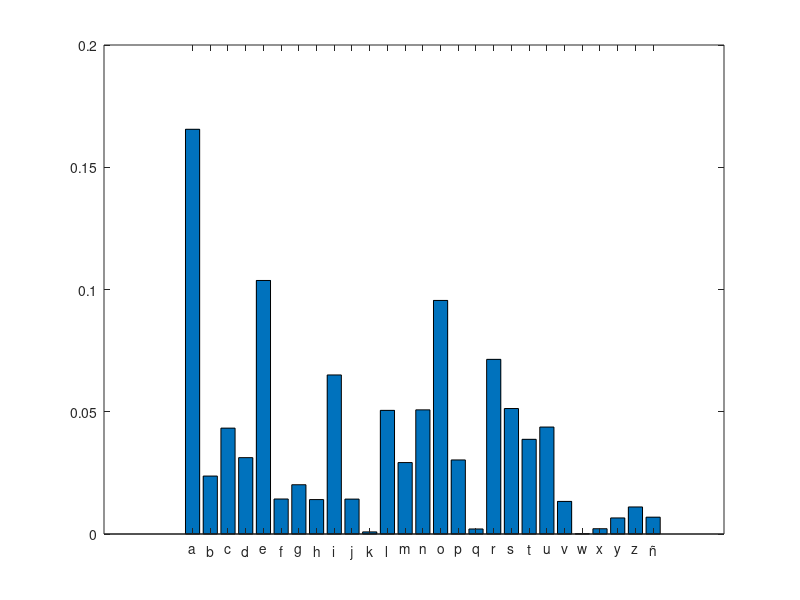
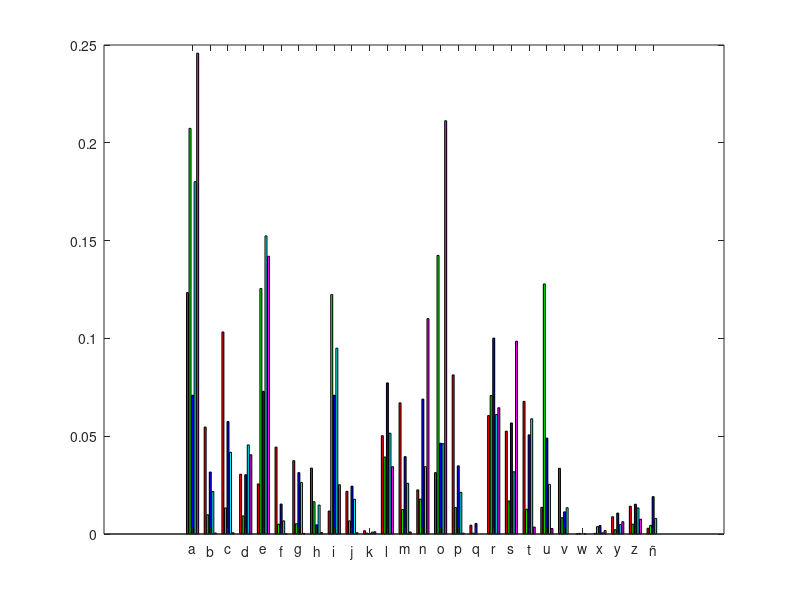

MATLAB code for these plots, in order:
## EL5857 Aprendizaje Automático
## (C) 2022 Pablo Alvarado
## Material para la Lección 04

## En esta práctica se deberán calcular y graficar algunas
## probabilidades de letras en palabras de 5 letras en español.

## Cargar todas las palabras de 5 letras como un cell array.
## Ese archivo ha sido limpiado de caracteres extraños como espacios,
## paréntesis, o la letra O.
fid=fopen("palabras5ascii.txt");
O=textscan(fid,'%s');
fclose(fid);

## Por algún motivo, a todas las palabras excepto la última se les
## pone un espacio al final.  La siguiente línea pega todas las
## palabras en una sola línea, donde cada palabra ocupa 6 caracteres,
## siendo el último un espacio.
S=[double(strjoin({O{1,1}{:}})) 32];

## La ñ está codificada como N que no calza en la secuencia.  La vamos
## a pasar al 123 que es '}' después de z
S(S==78)=123;
S=S-double('a');

## Esto transforma las palabras cada una en una fila de D.  Se recorta
## la última columna de espacios.
D=reshape(S,6,length(S)/6)'(:,1:5);

pkg load statistics;

## Solución 1)


## Probabilidad de cada letra, en general

## Convirtamos todo a un solo vector
V=D(:);
L=unique(V);

[NN,XX]=hist(D,L);
P=NN/sum(NN);

figure(1,"name","p(letra)");

bar(XX,P);

letras={'a','b','c','d','e','f','g','h','i',...
        'j','k','l','m','n','o','p','q','r',...
        's','t','u','v','w','x','y','z','ñ'};
set(gca,'xtick',XX);
set(gca,'xticklabel',letras);

figure(2,"name","p(letra|pos)");
hold off;
H=[];
for p=[1:5]
  [N1,foo]=hist(D(:,p),L);
  P=N1/sum(N1);

  H(:,p)=P;
endfor

h=bar(XX,H);
set(gca,'xtick',XX);
set(gca,'xticklabel',letras);
set(h(1),"facecolor","r");
set(h(2),"facecolor","g");
set(h(3),"facecolor","b");
set(h(4),"facecolor","c");
set(h(5),"facecolor","m");
